Frame 1 (no input): blank canvas, image omitted
Frame 60 (the mouse pressed at the canvas centre just before this capture): blank canvas, image omitted
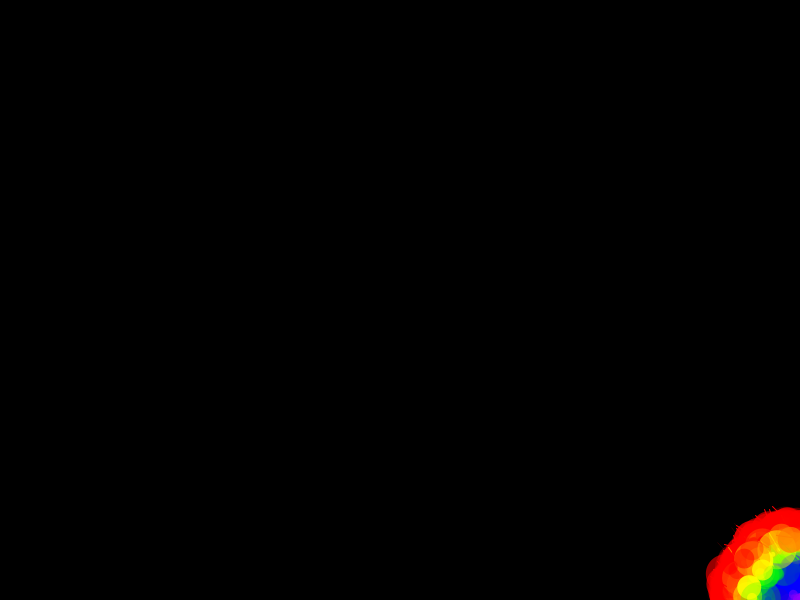
Frame 120 (the mouse held since frame 60 and released just before this capture)

The Processing sketch whose frames 1 and 60 were blank and that drew this single picture after the mouse press (run headless with seeded random() and noise(); from frame 60 on, the mouse is pressed at the canvas centre):

// Processing sketch: processing_137267
// ── processing_137267.pde

// Rainbow explosion 
// inspired from Big Bang Theory releasing energy and particals from the center. represting in rainbow colors.


int n=7;
//rainbow colors
color[] palette=   {#8F00FF, #4B0082, #0000FF, #00FF00, #FFFF00, #FF7F00, #FF0000};
float[] cir=new float[n];
int x=0;
int y=0;
int i=30;
boolean pause=false;

void setup(){
 size(800,600);
 background(#000000); 
}

// draws the sketch
void draw(){
  if(pause){
    x=i;
    y=i;
    i++;
    drawRainbow();
    if(x>width)
      noLoop();
  }   
} 

//logic for explosion
void drawRainbow(){  
  background(#000000); 
  noFill();
  noStroke();
  float fx=x/7;
  float fy=y/7;
  float tx=0;
  float ty=0;
  float raddis=0;
  float max=0;
  float localx=0;
  float localy=0;
  int colorpal=0;
  int x1=(int)random(width);
  int y1=(int)random(height);
  int x2=(int)random(width);
  int y2=(int)random(height);
  for(int i=0;i<7;i++){
    tx+=(fx/3)*2;
    ty+=(fx/3)*2;
    raddis=(tx)*(tx)+(tx)*(tx);
    raddis=sqrt(raddis);
    cir[i]=raddis;
   // println(raddis);
  }
  max=raddis;
  float dist;
  for(int i=0;i<1000;i++){
    localx=random(width);
    localy=random(height);
    dist=(width-localx)*(width-localx)+(height-localy)*(height-localy);
    dist=sqrt(dist);
    if(dist>max){
      i--;
      continue;
    }
    if(dist<cir[0]){
      colorpal=0;
    }else if(dist<cir[1]){
      colorpal=1;
    }else if(dist<cir[2]){
      colorpal=2;
    }else if(dist<cir[3]){
      colorpal=3;
    }else if(dist<cir[4]){
      colorpal=4;
    }else if(dist<cir[5]){
      colorpal=5;
    }else if(dist<cir[6]){
      colorpal=6;
    }
    
    if(random(800)<200)
     {
       int sw = (int)random(2);
       strokeWeight(int(sw));    
       stroke(palette[colorpal]);     
       line(localx, localy, localx-(int)(random(20)), localy-(int)(random(20)));
     }else{
        fill(palette[colorpal],random(225));
        int size=(int)random(40);
        ellipse(localx,localy,size,size);
     }
    
    noStroke();
  }  
}

//upon mouse click it will pause and play
void mousePressed(){
  if(pause==false)
   pause=true;
  else
   pause=false;    
}
